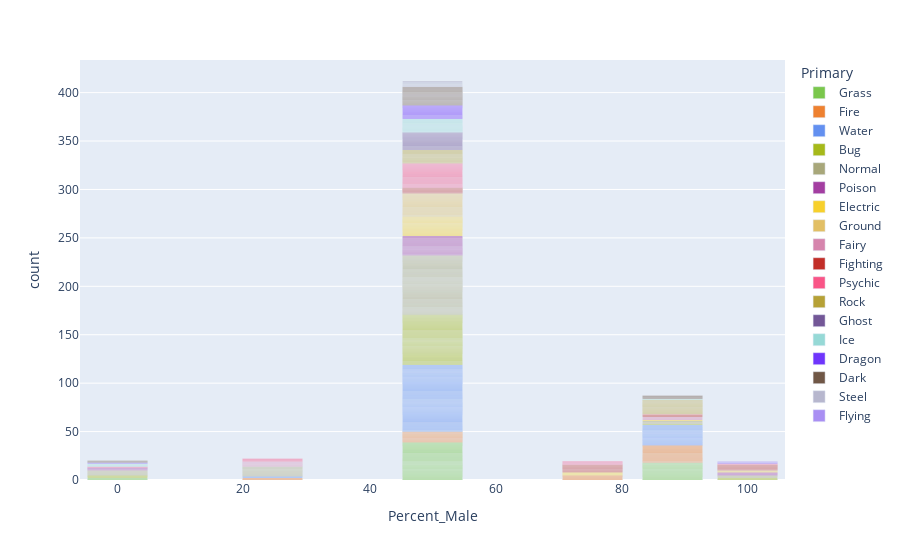

The notebook cell saved with this chart:
### Code cell
fig=px.bar(pokemon, x="Percent_Male",
           color="Primary", color_discrete_map=colours, hover_name='Name')

fig.show()

### Figure 1 — Plotly figure (JSON) as saved in the notebook; plotly's stock layout.template omitted (floating-point values rounded to 4 significant figures)
{"data": [{"alignmentgroup": "True", "hovertemplate": "<b>%{hovertext}</b><br><br>Primary=Grass<br>Percent_Male=%{x}<br>count=%{y}<extra></extra>", "hovertext": ["Bulbasaur", "Ivysaur", "Venusaur", "Oddish", "Gloom", "Vileplume", "Bellsprout", "Weepinbell", "Victreebel", "Exeggcute", "Exeggutor", "Tangela", "Chikorita", "Bayleef", "Meganium", "Bellossom", "Hoppip", "Skiploom", "Jumpluff", "Sunkern", "Sunflora", "Treecko", "Grovyle", "Sceptile", "Seedot", "Nuzleaf", "Shiftry", "Shroomish", "Breloom", "Roselia", "Cacnea", "Cacturne", "Tropius", "Turtwig", "Grotle", "Torterra", "Budew", "Roserade", "Cherubi", "Cherrim", "Carnivine", "Snover", "Abomasnow", "Tangrowth", "Leafeon", "Shaymin", "Snivy", "Servine", "Serperior", "Pansage", "Simisage", "Cottonee", "Whimsicott", "Petilil", "Lilligant", "Maractus", "Foongus", "Amoonguss", "Ferroseed", "Ferrothorn", "Virizion"], "legendgroup": "Grass", "marker": {"color": "#7AC74C", "pattern": {"shape": ""}}, "name": "Grass", "offsetgroup": "Grass", "orientation": "v", "showlegend": true, "textposition": "auto", "type": "bar", "x": [88.1, 88.1, 88.1, 50, 50, 50, 50, 50, 50, 50, 50, 50, 88.1, 88.1, 88.1, 50, 50, 50, 50, 50, 50, 88.1, 88.1, 88.1, 50, 50, 50, 50, 50, 50, 50, 50, 50, 88.1, 88.1, 88.1, 50, 50, 50, 50, 50, 50, 50, 50, 88.1, null, 88.1, 88.1, 88.1, 88.1, 88.1, 50, 50, 0, 0, 50, 50, 50, 50, 50, null], "xaxis": "x", "y": [1, 1, 1, 1, 1, 1, 1, 1, 1, 1, 1, 1, 1, 1, 1, 1, 1, 1, 1, 1, 1, 1, 1, 1, 1, 1, 1, 1, 1, 1, 1, 1, 1, 1, 1, 1, 1, 1, 1, 1, 1, 1, 1, 1, 1, 1, 1, 1, 1, 1, 1, 1, 1, 1, 1, 1, 1, 1, 1, 1, 1], "yaxis": "y"}, {"alignmentgroup": "True", "hovertemplate": "<b>%{hovertext}</b><br><br>Primary=Fire<br>Percent_Male=%{x}<br>count=%{y}<extra></extra>", "hovertext": ["Charmander", "Charmeleon", "Charizard", "Vulpix", "Ninetales", "Growlithe", "Arcanine", "Ponyta", "Rapidash", "Magmar", "Flareon", "Moltres", "Cyndaquil", "Quilava", "Typhlosion", "Slugma", "Magcargo", "Magby", "Entei", "Ho-Oh", "Torchic", "Combusken", "Blaziken", "Numel", "Camerupt", "Torkoal", "Chimchar", "Monferno", "Infernape", "Magmortar", "Heatran", "Tepig", "Pignite", "Emboar", "Pansear", "Simisear", "Darumaka", "Darmanitan", "Heatmor"], "legendgroup": "Fire", "marker": {"color": "#EE8130", "pattern": {"shape": ""}}, "name": "Fire", "offsetgroup": "Fire", "orientation": "v", "showlegend": true, "textposition": "auto", "type": "bar", "x": [88.1, 88.1, 88.1, 24.6, 24.6, 75.4, 75.4, 50, 50, 75.4, 88.1, null, 88.1, 88.1, 88.1, 50, 50, 75.4, null, null, 88.1, 88.1, 88.1, 50, 50, 50, 88.1, 88.1, 88.1, 75.4, 50, 88.1, 88.1, 88.1, 88.1, 88.1, 50, 50, 50], "xaxis": "x", "y": [1, 1, 1, 1, 1, 1, 1, 1, 1, 1, 1, 1, 1, 1, 1, 1, 1, 1, 1, 1, 1, 1, 1, 1, 1, 1, 1, 1, 1, 1, 1, 1, 1, 1, 1, 1, 1, 1, 1], "yaxis": "y"}, {"alignmentgroup": "True", "hovertemplate": "<b>%{hovertext}</b><br><br>Primary=Water<br>Percent_Male=%{x}<br>count=%{y}<extra></extra>", "hovertext": ["Squirtle", "Wartortle", "Blastoise", "Psyduck", "Golduck", "Poliwag", "Poliwhirl", "Poliwrath", "Tentacool", "Tentacruel", "Slowpoke", "Slowbro", "Seel", "Dewgong", "Shellder", "Cloyster", "Krabby", "Kingler", "Horsea", "Seadra", "Goldeen", "Seaking", "Staryu", "Starmie", "Magikarp", "Gyarados", "Lapras", "Vaporeon", "Totodile", "Croconaw", "Feraligatr", "Chinchou", "Lanturn", "Marill", "Azumarill", "Politoed", "Wooper", "Quagsire", "Slowking", "Qwilfish", "Corsola", "Remoraid", "Octillery", "Mantine", "Kingdra", "Suicune", "Mudkip", "Marshtomp", "Swampert", "Lotad", "Lombre", "Ludicolo", "Wingull", "Pelipper", "Carvanha", "Sharpedo", "Wailmer", "Wailord", "Barboach", "Whiscash", "Corphish", "Crawdaunt", "Feebas", "Milotic", "Clamperl", "Huntail", "Gorebyss", "Relicanth", "Luvdisc", "Kyogre", "Piplup", "Prinplup", "Empoleon", "Buizel", "Floatzel", "Shellos", "Gastrodon", "Finneon", "Lumineon", "Mantyke", "Palkia", "Phione", "Manaphy", "Oshawott", "Dewott", "Samurott", "Panpour", "Simipour", "Tympole", "Palpitoad", "Seismitoad", "Basculin", "Tirtouga", "Carracosta", "Ducklett", "Swanna", "Frillish", "Jellicent", "Alomomola", "Keldeo"], "legendgroup": "Water", "marker": {"color": "#6390F0", "pattern": {"shape": ""}}, "name": "Water", "offsetgroup": "Water", "orientation": "v", "showlegend": true, "textposition": "auto", "type": "bar", "x": [88.1, 88.1, 88.1, 50, 50, 50, 50, 50, 50, 50, 50, 50, 50, 50, 50, 50, 50, 50, 50, 50, 50, 50, null, null, 50, 50, 50, 88.1, 88.1, 88.1, 88.1, 50, 50, 50, 50, 50, 50, 50, 50, 50, 24.6, 50, 50, 50, 50, null, 88.1, 88.1, 88.1, 50, 50, 50, 50, 50, 50, 50, 50, 50, 50, 50, 50, 50, 50, 50, 50, 50, 50, 88.1, 24.6, null, 88.1, 88.1, 88.1, 50, 50, 50, 50, 50, 50, 50, null, null, null, 88.1, 88.1, 88.1, 88.1, 88.1, 50, 50, 50, 50, 88.1, 88.1, 50, 50, 50, 50, 50, null], "xaxis": "x", "y": [1, 1, 1, 1, 1, 1, 1, 1, 1, 1, 1, 1, 1, 1, 1, 1, 1, 1, 1, 1, 1, 1, 1, 1, 1, 1, 1, 1, 1, 1, 1, 1, 1, 1, 1, 1, 1, 1, 1, 1, 1, 1, 1, 1, 1, 1, 1, 1, 1, 1, 1, 1, 1, 1, 1, 1, 1, 1, 1, 1, 1, 1, 1, 1, 1, 1, 1, 1, 1, 1, 1, 1, 1, 1, 1, 1, 1, 1, 1, 1, 1, 1, 1, 1, 1, 1, 1, 1, 1, 1, 1, 1, 1, 1, 1, 1, 1, 1, 1, 1], "yaxis": "y"}, {"alignmentgroup": "True", "hovertemplate": "<b>%{hovertext}</b><br><br>Primary=Bug<br>Percent_Male=%{x}<br>count=%{y}<extra></extra>", "hovertext": ["Caterpie", "Metapod", "Butterfree", "Weedle", "Kakuna", "Beedrill", "Paras", "Parasect", "Venonat", "Venomoth", "Scyther", "Pinsir", "Ledyba", "Ledian", "Spinarak", "Ariados", "Yanma", "Pineco", "Forretress", "Scizor", "Shuckle", "Heracross", "Wurmple", "Silcoon", "Beautifly", "Cascoon", "Dustox", "Surskit", "Masquerain", "Nincada", "Ninjask", "Shedinja", "Volbeat", "Illumise", "Kricketot", "Kricketune", "Burmy", "Wormadam", "Mothim", "Combee", "Vespiquen", "Yanmega", "Sewaddle", "Swadloon", "Leavanny", "Venipede", "Whirlipede", "Scolipede", "Dwebble", "Crustle", "Karrablast", "Escavalier", "Joltik", "Galvantula", "Shelmet", "Accelgor", "Durant", "Larvesta", "Volcarona", "Genesect"], "legendgroup": "Bug", "marker": {"color": "#A6B91A", "pattern": {"shape": ""}}, "name": "Bug", "offsetgroup": "Bug", "orientation": "v", "showlegend": true, "textposition": "auto", "type": "bar", "x": [50, 50, 50, 50, 50, 50, 50, 50, 50, 50, 50, 50, 50, 50, 50, 50, 50, 50, 50, 50, 50, 50, 50, 50, 50, 50, 50, 50, 50, 50, 50, null, 100, 0, 50, 50, 50, 0, 100, 88.1, 0, 50, 50, 50, 50, 50, 50, 50, 50, 50, 50, 50, 50, 50, 50, 50, 50, 50, 50, null], "xaxis": "x", "y": [1, 1, 1, 1, 1, 1, 1, 1, 1, 1, 1, 1, 1, 1, 1, 1, 1, 1, 1, 1, 1, 1, 1, 1, 1, 1, 1, 1, 1, 1, 1, 1, 1, 1, 1, 1, 1, 1, 1, 1, 1, 1, 1, 1, 1, 1, 1, 1, 1, 1, 1, 1, 1, 1, 1, 1, 1, 1, 1, 1], "yaxis": "y"}, {"alignmentgroup": "True", "hovertemplate": "<b>%{hovertext}</b><br><br>Primary=Normal<br>Percent_Male=%{x}<br>count=%{y}<extra></extra>", "hovertext": ["Pidgey", "Pidgeotto", "Pidgeot", "Rattata", "Raticate", "Spearow", "Fearow", "Jigglypuff", "Wigglytuff", "Meowth", "Persian", "Farfetch'd", "Doduo", "Dodrio", "Lickitung", "Chansey", "Kangaskhan", "Tauros", "Ditto", "Eevee", "Porygon", "Snorlax", "Sentret", "Furret", "Hoothoot", "Noctowl", "Igglybuff", "Aipom", "Girafarig", "Dunsparce", "Teddiursa", "Ursaring", "Porygon2", "Stantler", "Smeargle", "Miltank", "Blissey", "Zigzagoon", "Linoone", "Taillow", "Swellow", "Slakoth", "Vigoroth", "Slaking", "Whismur", "Loudred", "Exploud", "Azurill", "Skitty", "Delcatty", "Spinda", "Swablu", "Zangoose", "Castform", "Kecleon", "Starly", "Staravia", "Staraptor", "Bidoof", "Bibarel", "Ambipom", "Buneary", "Lopunny", "Glameow", "Purugly", "Happiny", "Chatot", "Munchlax", "Lickilicky", "Porygon-Z", "Regigigas", "Arceus", "Patrat", "Watchog", "Lillipup", "Herdier", "Stoutland", "Pidove", "Tranquill", "Unfezant", "Audino", "Minccino", "Cinccino", "Deerling", "Sawsbuck", "Bouffalant", "Rufflet", "Braviary", "Meloetta"], "legendgroup": "Normal", "marker": {"color": "#A8A77A", "pattern": {"shape": ""}}, "name": "Normal", "offsetgroup": "Normal", "orientation": "v", "showlegend": true, "textposition": "auto", "type": "bar", "x": [50, 50, 50, 50, 50, 50, 50, 24.6, 24.6, 50, 50, 50, 50, 50, 50, 0, 0, 100, null, 88.1, null, 88.1, 50, 50, 50, 50, 24.6, 50, 50, 50, 50, 50, null, 50, 50, 0, 0, 50, 50, 50, 50, 50, 50, 50, 50, 50, 50, 24.6, 24.6, 24.6, 50, 50, 50, 50, 50, 50, 50, 50, 50, 50, 50, 50, 50, 24.6, 24.6, 0, 50, 88.1, 50, null, null, null, 50, 50, 50, 50, 50, 50, 50, 50, 50, 24.6, 24.6, 50, 50, 50, 100, 100, null], "xaxis": "x", "y": [1, 1, 1, 1, 1, 1, 1, 1, 1, 1, 1, 1, 1, 1, 1, 1, 1, 1, 1, 1, 1, 1, 1, 1, 1, 1, 1, 1, 1, 1, 1, 1, 1, 1, 1, 1, 1, 1, 1, 1, 1, 1, 1, 1, 1, 1, 1, 1, 1, 1, 1, 1, 1, 1, 1, 1, 1, 1, 1, 1, 1, 1, 1, 1, 1, 1, 1, 1, 1, 1, 1, 1, 1, 1, 1, 1, 1, 1, 1, 1, 1, 1, 1, 1, 1, 1, 1, 1, 1], "yaxis": "y"}, {"alignmentgroup": "True", "hovertemplate": "<b>%{hovertext}</b><br><br>Primary=Poison<br>Percent_Male=%{x}<br>count=%{y}<extra></extra>", "hovertext": ["Ekans", "Arbok", "Nidoran♀", "Nidorina", "Nidoqueen", "Nidoran♂", "Nidorino", "Nidoking", "Zubat", "Golbat", "Grimer", "Muk", "Koffing", "Weezing", "Crobat", "Gulpin", "Swalot", "Seviper", "Stunky", "Skuntank", "Skorupi", "Drapion", "Croagunk", "Toxicroak", "Trubbish", "Garbodor"], "legendgroup": "Poison", "marker": {"color": "#A33EA1", "pattern": {"shape": ""}}, "name": "Poison", "offsetgroup": "Poison", "orientation": "v", "showlegend": true, "textposition": "auto", "type": "bar", "x": [50, 50, 0, 0, 0, 100, 100, 100, 50, 50, 50, 50, 50, 50, 50, 50, 50, 50, 50, 50, 50, 50, 50, 50, 50, 50], "xaxis": "x", "y": [1, 1, 1, 1, 1, 1, 1, 1, 1, 1, 1, 1, 1, 1, 1, 1, 1, 1, 1, 1, 1, 1, 1, 1, 1, 1], "yaxis": "y"}, {"alignmentgroup": "True", "hovertemplate": "<b>%{hovertext}</b><br><br>Primary=Electric<br>Percent_Male=%{x}<br>count=%{y}<extra></extra>", "hovertext": ["Pikachu", "Raichu", "Magnemite", "Magneton", "Voltorb", "Electrode", "Electabuzz", "Jolteon", "Zapdos", "Pichu", "Mareep", "Flaaffy", "Ampharos", "Elekid", "Raikou", "Electrike", "Manectric", "Plusle", "Minun", "Shinx", "Luxio", "Luxray", "Pachirisu", "Magnezone", "Electivire", "Rotom", "Blitzle", "Zebstrika", "Emolga", "Tynamo", "Eelektrik", "Eelektross", "Thundurus"], "legendgroup": "Electric", "marker": {"color": "#F7D02C", "pattern": {"shape": ""}}, "name": "Electric", "offsetgroup": "Electric", "orientation": "v", "showlegend": true, "textposition": "auto", "type": "bar", "x": [50, 50, null, null, null, null, 75.4, 88.1, null, 50, 50, 50, 50, 75.4, null, 50, 50, 50, 50, 50, 50, 50, 50, null, 75.4, null, 50, 50, 50, 50, 50, 50, 100], "xaxis": "x", "y": [1, 1, 1, 1, 1, 1, 1, 1, 1, 1, 1, 1, 1, 1, 1, 1, 1, 1, 1, 1, 1, 1, 1, 1, 1, 1, 1, 1, 1, 1, 1, 1, 1], "yaxis": "y"}, {"alignmentgroup": "True", "hovertemplate": "<b>%{hovertext}</b><br><br>Primary=Ground<br>Percent_Male=%{x}<br>count=%{y}<extra></extra>", "hovertext": ["Sandshrew", "Sandslash", "Diglett", "Dugtrio", "Cubone", "Marowak", "Rhyhorn", "Rhydon", "Gligar", "Phanpy", "Donphan", "Trapinch", "Vibrava", "Flygon", "Baltoy", "Claydol", "Groudon", "Hippopotas", "Hippowdon", "Rhyperior", "Gliscor", "Drilbur", "Excadrill", "Sandile", "Krokorok", "Krookodile", "Stunfisk", "Golett", "Golurk", "Landorus"], "legendgroup": "Ground", "marker": {"color": "#E2BF65", "pattern": {"shape": ""}}, "name": "Ground", "offsetgroup": "Ground", "orientation": "v", "showlegend": true, "textposition": "auto", "type": "bar", "x": [50, 50, 50, 50, 50, 50, 50, 50, 50, 50, 50, 50, 50, 50, null, null, null, 50, 50, 50, 50, 50, 50, 50, 50, 50, 50, null, null, 100], "xaxis": "x", "y": [1, 1, 1, 1, 1, 1, 1, 1, 1, 1, 1, 1, 1, 1, 1, 1, 1, 1, 1, 1, 1, 1, 1, 1, 1, 1, 1, 1, 1, 1], "yaxis": "y"}, {"alignmentgroup": "True", "hovertemplate": "<b>%{hovertext}</b><br><br>Primary=Fairy<br>Percent_Male=%{x}<br>count=%{y}<extra></extra>", "hovertext": ["Clefairy", "Clefable", "Cleffa", "Togepi", "Togetic", "Snubbull", "Granbull", "Togekiss"], "legendgroup": "Fairy", "marker": {"color": "#D685AD", "pattern": {"shape": ""}}, "name": "Fairy", "offsetgroup": "Fairy", "orientation": "v", "showlegend": true, "textposition": "auto", "type": "bar", "x": [24.6, 24.6, 24.6, 88.1, 88.1, 24.6, 24.6, 88.1], "xaxis": "x", "y": [1, 1, 1, 1, 1, 1, 1, 1], "yaxis": "y"}, {"alignmentgroup": "True", "hovertemplate": "<b>%{hovertext}</b><br><br>Primary=Fighting<br>Percent_Male=%{x}<br>count=%{y}<extra></extra>", "hovertext": ["Mankey", "Primeape", "Machop", "Machoke", "Machamp", "Hitmonlee", "Hitmonchan", "Tyrogue", "Hitmontop", "Makuhita", "Hariyama", "Meditite", "Medicham", "Riolu", "Lucario", "Timburr", "Gurdurr", "Conkeldurr", "Throh", "Sawk", "Mienfoo", "Mienshao"], "legendgroup": "Fighting", "marker": {"color": "#C22E28", "pattern": {"shape": ""}}, "name": "Fighting", "offsetgroup": "Fighting", "orientation": "v", "showlegend": true, "textposition": "auto", "type": "bar", "x": [50, 50, 75.4, 75.4, 75.4, 100, 100, 100, 100, 75.4, 75.4, 50, 50, 88.1, 88.1, 75.4, 75.4, 75.4, 100, 100, 50, 50], "xaxis": "x", "y": [1, 1, 1, 1, 1, 1, 1, 1, 1, 1, 1, 1, 1, 1, 1, 1, 1, 1, 1, 1, 1, 1], "yaxis": "y"}, {"alignmentgroup": "True", "hovertemplate": "<b>%{hovertext}</b><br><br>Primary=Psychic<br>Percent_Male=%{x}<br>count=%{y}<extra></extra>", "hovertext": ["Abra", "Kadabra", "Alakazam", "Drowzee", "Hypno", "Mr.", "Mewtwo", "Mew", "Natu", "Xatu", "Espeon", "Unown", "Wobbuffet", "Lugia", "Celebi", "Ralts", "Kirlia", "Gardevoir", "Spoink", "Grumpig", "Chimecho", "Wynaut", "Deoxys", "Chingling", "Mime", "Gallade", "Uxie", "Mesprit", "Azelf", "Cresselia", "Victini", "Munna", "Musharna", "Woobat", "Swoobat", "Sigilyph", "Gothita", "Gothorita", "Gothitelle", "Solosis", "Duosion", "Reuniclus", "Elgyem", "Beheeyem"], "legendgroup": "Psychic", "marker": {"color": "#F95587", "pattern": {"shape": ""}}, "name": "Psychic", "offsetgroup": "Psychic", "orientation": "v", "showlegend": true, "textposition": "auto", "type": "bar", "x": [75.4, 75.4, 75.4, 50, 50, 50, null, null, 50, 50, 88.1, null, 50, null, null, 50, 50, 50, 50, 50, 50, 50, null, 50, 50, 100, null, null, null, 0, null, 50, 50, 50, 50, 50, 24.6, 24.6, 24.6, 50, 50, 50, 50, 50], "xaxis": "x", "y": [1, 1, 1, 1, 1, 1, 1, 1, 1, 1, 1, 1, 1, 1, 1, 1, 1, 1, 1, 1, 1, 1, 1, 1, 1, 1, 1, 1, 1, 1, 1, 1, 1, 1, 1, 1, 1, 1, 1, 1, 1, 1, 1, 1], "yaxis": "y"}, {"alignmentgroup": "True", "hovertemplate": "<b>%{hovertext}</b><br><br>Primary=Rock<br>Percent_Male=%{x}<br>count=%{y}<extra></extra>", "hovertext": ["Geodude", "Graveler", "Golem", "Onix", "Omanyte", "Omastar", "Kabuto", "Kabutops", "Aerodactyl", "Sudowoodo", "Larvitar", "Pupitar", "Tyranitar", "Nosepass", "Lunatone", "Solrock", "Lileep", "Cradily", "Anorith", "Armaldo", "Regirock", "Cranidos", "Rampardos", "Shieldon", "Bastiodon", "Bonsly", "Probopass", "Roggenrola", "Boldore", "Gigalith", "Archen", "Archeops", "Terrakion"], "legendgroup": "Rock", "marker": {"color": "#B6A136", "pattern": {"shape": ""}}, "name": "Rock", "offsetgroup": "Rock", "orientation": "v", "showlegend": true, "textposition": "auto", "type": "bar", "x": [50, 50, 50, 50, 88.1, 88.1, 88.1, 88.1, 88.1, 50, 50, 50, 50, 50, null, null, 88.1, 88.1, 88.1, 88.1, null, 88.1, 88.1, 88.1, 88.1, 50, 50, 50, 50, 50, 88.1, 88.1, null], "xaxis": "x", "y": [1, 1, 1, 1, 1, 1, 1, 1, 1, 1, 1, 1, 1, 1, 1, 1, 1, 1, 1, 1, 1, 1, 1, 1, 1, 1, 1, 1, 1, 1, 1, 1, 1], "yaxis": "y"}, {"alignmentgroup": "True", "hovertemplate": "<b>%{hovertext}</b><br><br>Primary=Ghost<br>Percent_Male=%{x}<br>count=%{y}<extra></extra>", "hovertext": ["Gastly", "Haunter", "Gengar", "Misdreavus", "Shuppet", "Banette", "Duskull", "Dusclops", "Drifloon", "Drifblim", "Mismagius", "Spiritomb", "Dusknoir", "Giratina", "Yamask", "Cofagrigus", "Litwick", "Lampent", "Chandelure"], "legendgroup": "Ghost", "marker": {"color": "#735797", "pattern": {"shape": ""}}, "name": "Ghost", "offsetgroup": "Ghost", "orientation": "v", "showlegend": true, "textposition": "auto", "type": "bar", "x": [50, 50, 50, 50, 50, 50, 50, 50, 50, 50, 50, 50, 50, null, 50, 50, 50, 50, 50], "xaxis": "x", "y": [1, 1, 1, 1, 1, 1, 1, 1, 1, 1, 1, 1, 1, 1, 1, 1, 1, 1, 1], "yaxis": "y"}, {"alignmentgroup": "True", "hovertemplate": "<b>%{hovertext}</b><br><br>Primary=Ice<br>Percent_Male=%{x}<br>count=%{y}<extra></extra>", "hovertext": ["Jynx", "Articuno", "Swinub", "Piloswine", "Delibird", "Smoochum", "Snorunt", "Glalie", "Spheal", "Sealeo", "Walrein", "Regice", "Glaceon", "Mamoswine", "Froslass", "Vanillite", "Vanillish", "Vanilluxe", "Cubchoo", "Beartic", "Cryogonal"], "legendgroup": "Ice", "marker": {"color": "#96D9D6", "pattern": {"shape": ""}}, "name": "Ice", "offsetgroup": "Ice", "orientation": "v", "showlegend": true, "textposition": "auto", "type": "bar", "x": [0, null, 50, 50, 50, 0, 50, 50, 50, 50, 50, null, 88.1, 50, 0, 50, 50, 50, 50, 50, null], "xaxis": "x", "y": [1, 1, 1, 1, 1, 1, 1, 1, 1, 1, 1, 1, 1, 1, 1, 1, 1, 1, 1, 1, 1], "yaxis": "y"}, {"alignmentgroup": "True", "hovertemplate": "<b>%{hovertext}</b><br><br>Primary=Dragon<br>Percent_Male=%{x}<br>count=%{y}<extra></extra>", "hovertext": ["Dratini", "Dragonair", "Dragonite", "Altaria", "Bagon", "Shelgon", "Salamence", "Latias", "Latios", "Rayquaza", "Gible", "Gabite", "Garchomp", "Axew", "Fraxure", "Haxorus", "Druddigon", "Reshiram", "Zekrom", "Kyurem"], "legendgroup": "Dragon", "marker": {"color": "#6F35FC", "pattern": {"shape": ""}}, "name": "Dragon", "offsetgroup": "Dragon", "orientation": "v", "showlegend": true, "textposition": "auto", "type": "bar", "x": [50, 50, 50, 50, 50, 50, 50, 0, 100, null, 50, 50, 50, 50, 50, 50, 50, null, null, null], "xaxis": "x", "y": [1, 1, 1, 1, 1, 1, 1, 1, 1, 1, 1, 1, 1, 1, 1, 1, 1, 1, 1, 1], "yaxis": "y"}, {"alignmentgroup": "True", "hovertemplate": "<b>%{hovertext}</b><br><br>Primary=Dark<br>Percent_Male=%{x}<br>count=%{y}<extra></extra>", "hovertext": ["Umbreon", "Murkrow", "Sneasel", "Houndour", "Houndoom", "Poochyena", "Mightyena", "Sableye", "Absol", "Honchkrow", "Weavile", "Darkrai", "Purrloin", "Liepard", "Scraggy", "Scrafty", "Zorua", "Zoroark", "Pawniard", "Bisharp", "Vullaby", "Mandibuzz", "Deino", "Zweilous", "Hydreigon"], "legendgroup": "Dark", "marker": {"color": "#705746", "pattern": {"shape": ""}}, "name": "Dark", "offsetgroup": "Dark", "orientation": "v", "showlegend": true, "textposition": "auto", "type": "bar", "x": [88.1, 50, 50, 50, 50, 50, 50, 50, 50, 50, 50, null, 50, 50, 50, 50, 88.1, 88.1, 50, 50, 0, 0, 50, 50, 50], "xaxis": "x", "y": [1, 1, 1, 1, 1, 1, 1, 1, 1, 1, 1, 1, 1, 1, 1, 1, 1, 1, 1, 1, 1, 1, 1, 1, 1], "yaxis": "y"}, {"alignmentgroup": "True", "hovertemplate": "<b>%{hovertext}</b><br><br>Primary=Steel<br>Percent_Male=%{x}<br>count=%{y}<extra></extra>", "hovertext": ["Steelix", "Skarmory", "Mawile", "Aron", "Lairon", "Aggron", "Beldum", "Metang", "Metagross", "Registeel", "Jirachi", "Bronzor", "Bronzong", "Dialga", "Klink", "Klang", "Klinklang", "Cobalion"], "legendgroup": "Steel", "marker": {"color": "#B7B7CE", "pattern": {"shape": ""}}, "name": "Steel", "offsetgroup": "Steel", "orientation": "v", "showlegend": true, "textposition": "auto", "type": "bar", "x": [50, 50, 50, 50, 50, 50, null, null, null, null, null, null, null, null, null, null, null, null], "xaxis": "x", "y": [1, 1, 1, 1, 1, 1, 1, 1, 1, 1, 1, 1, 1, 1, 1, 1, 1, 1], "yaxis": "y"}, {"alignmentgroup": "True", "hovertemplate": "<b>%{hovertext}</b><br><br>Primary=Flying<br>Percent_Male=%{x}<br>count=%{y}<extra></extra>", "hovertext": ["Tornadus"], "legendgroup": "Flying", "marker": {"color": "#A98FF3", "pattern": {"shape": ""}}, "name": "Flying", "offsetgroup": "Flying", "orientation": "v", "showlegend": true, "textposition": "auto", "type": "bar", "x": [100], "xaxis": "x", "y": [1], "yaxis": "y"}], "layout": {"barmode": "relative", "legend": {"title": {"text": "Primary"}, "tracegroupgap": 0}, "margin": {"t": 60}, "xaxis": {"anchor": "y", "domain": [0, 1], "title": {"text": "Percent_Male"}}, "yaxis": {"anchor": "x", "domain": [0, 1], "title": {"text": "count"}}}}
